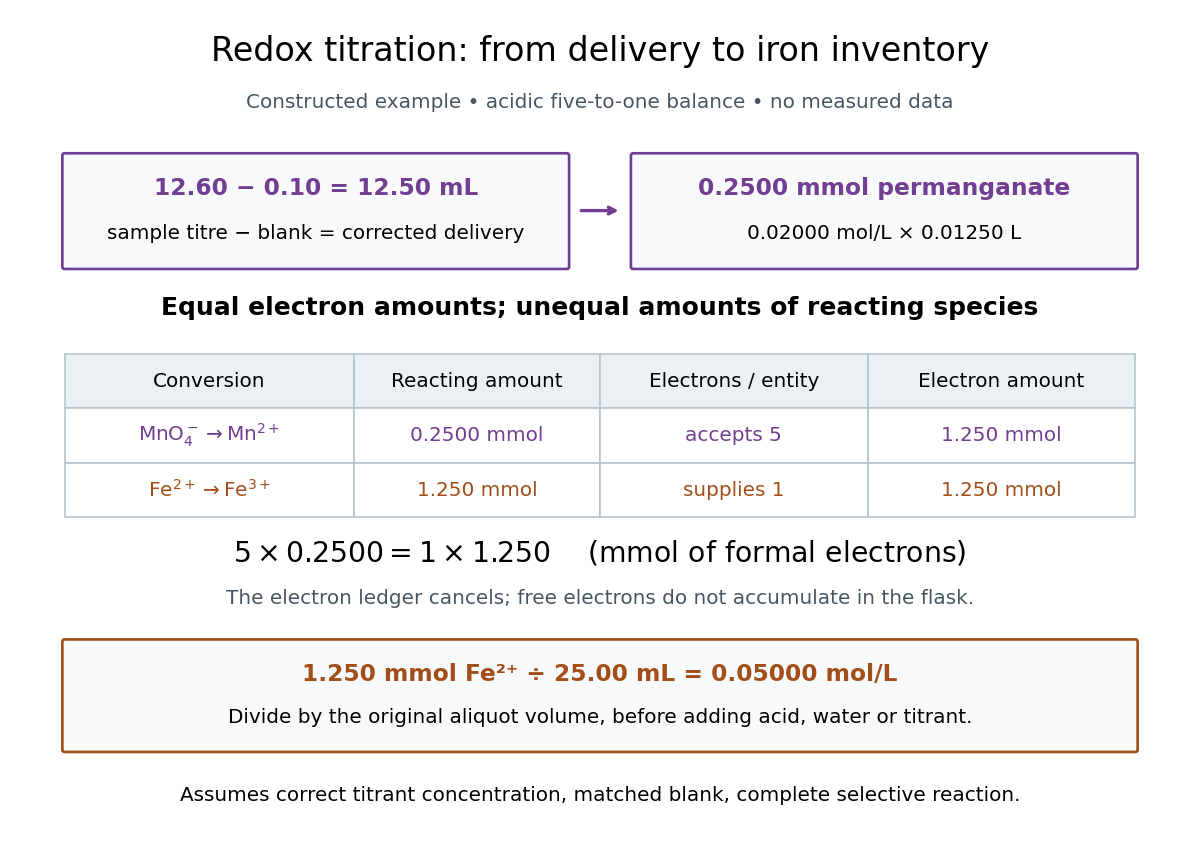

Reproduce this figure in Python.
"""Original amount ledger; run from _media to write the PNG to CWD.

Tested with Python 3.14, matplotlib 3.10.7 and numpy 2.3.5.
The numerical example is constructed, not measured.
"""

from pathlib import Path

import matplotlib.pyplot as plt
from matplotlib.patches import FancyBboxPatch


def main():
    plt.rcParams.update({"font.family": "DejaVu Sans", "figure.facecolor": "white"})
    fig = plt.figure(figsize=(10, 7.2), dpi=120)
    ax = fig.add_axes([0.04, 0.04, 0.92, 0.86])
    ax.set(xlim=(0, 10), ylim=(0, 7))
    ax.axis("off")
    fig.suptitle("Redox titration: from delivery to iron inventory", fontsize=20, y=0.96)
    ax.text(5, 6.8, "Constructed example • acidic five-to-one balance • no measured data",
            ha="center", fontsize=12, color="#465563")

    def box(x, y, w, h, title, detail, color):
        ax.add_patch(FancyBboxPatch((x, y), w, h, boxstyle="round,pad=0.02",
                                   facecolor="#f7f9fb", edgecolor=color, lw=1.6))
        ax.text(x + w / 2, y + h * 0.70, title, ha="center", va="center",
                fontsize=14, weight="bold", color=color)
        ax.text(x + w / 2, y + h * 0.30, detail, ha="center", va="center", fontsize=12)

    box(0.15, 5.30, 4.55, 1.05, "12.60 − 0.10 = 12.50 mL",
        "sample titre − blank = corrected delivery", "#713e91")
    box(5.30, 5.30, 4.55, 1.05, "0.2500 mmol permanganate",
        "0.02000 mol/L × 0.01250 L", "#713e91")
    ax.annotate("", xy=(5.20, 5.83), xytext=(4.80, 5.83),
                arrowprops={"arrowstyle": "->", "lw": 2, "color": "#713e91"})
    ax.text(5, 4.85, "Equal electron amounts; unequal amounts of reacting species",
            ha="center", fontsize=15, weight="bold")

    table = ax.table(
        cellText=[
            [r"$\mathrm{MnO}_4^-\to\mathrm{Mn}^{2+}$", "0.2500 mmol", "accepts 5", "1.250 mmol"],
            [r"$\mathrm{Fe}^{2+}\to\mathrm{Fe}^{3+}$", "1.250 mmol", "supplies 1", "1.250 mmol"],
        ],
        colLabels=["Conversion", "Reacting amount", "Electrons / entity", "Electron amount"],
        colWidths=[0.27, 0.23, 0.25, 0.25], cellLoc="center",
        bbox=[0.015, 0.42, 0.97, 0.22],
    )
    table.auto_set_font_size(False)
    table.set_fontsize(12)
    for (row, col), cell in table.get_celld().items():
        cell.set_edgecolor("#b7c3cc")
        cell.set_facecolor("#eaf0f4" if row == 0 else "white")
        if row == 1:
            cell.set_text_props(color="#713e91")
        elif row == 2:
            cell.set_text_props(color="#a14e18")

    ax.text(5, 2.52, r"$5\times0.2500 = 1\times1.250\quad$ (mmol of formal electrons)",
            ha="center", fontsize=17)
    ax.text(5, 2.12, "The electron ledger cancels; free electrons do not accumulate in the flask.",
            ha="center", fontsize=12, color="#465563")
    box(0.15, 0.75, 9.70, 1.02, "1.250 mmol Fe²⁺ ÷ 25.00 mL = 0.05000 mol/L",
        "Divide by the original aliquot volume, before adding acid, water or titrant.", "#a14e18")
    ax.text(5, 0.27, "Assumes correct titrant concentration, matched blank, complete selective reaction.",
            ha="center", fontsize=12)
    fig.savefig(Path.cwd() / f"{Path(__file__).stem}.png", facecolor="white", transparent=False)
    plt.close(fig)


if __name__ == "__main__":
    main()
